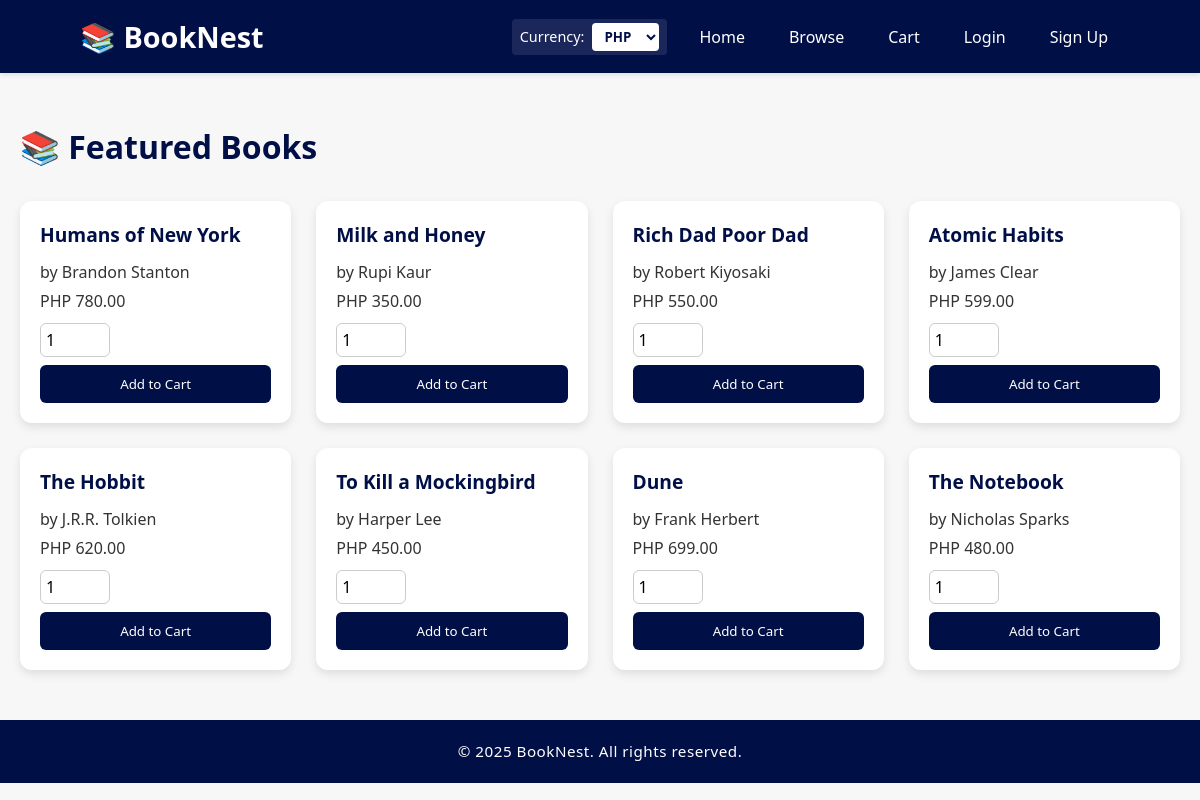
The page / on the database its author committed.
### tables this page shows
CREATE TABLE `books` (
  `book_id` int(11) AUTO_INCREMENT PRIMARY KEY NOT NULL,
  `title` varchar(255) NOT NULL,
  `author` varchar(255) DEFAULT NULL,
  `price` decimal(10,2) NOT NULL,
  `stock` int(11) DEFAULT 0,
  `category_id` int(11) DEFAULT NULL,
  `is_featured` tinyint(1) DEFAULT 0,
  `is_digital` tinyint(1) DEFAULT 0
);

CREATE TABLE `currencies` (
  `currency_id` int(11) NOT NULL,
  `currency_code` varchar(10) NOT NULL,
  `exchange_rate` decimal(10,4) NOT NULL
);

### includes/currency_helper.php (called while the page is built, shortened)
<?php
if (!function_exists('display_price')) {
    function display_price($price) {
        global $conn;
        $currencyId = $_SESSION['currency_id'] ?? 1;
        $stmt = $conn->prepare("SELECT exchange_rate, currency_code FROM currencies WHERE currency_id = ?");
        $stmt->bind_param("i", $currencyId);
        $stmt->execute();
        $result = $stmt->get_result();
        $currency = $result->fetch_assoc();
        $rate = $currency['exchange_rate'] ?? 1.0;
        $code = $currency['currency_code'] ?? 'PHP';
        $converted = $price * $rate;
        return $code . ' ' . number_format($converted, 2);
    }
}
?>

### index.php (the view, shortened to what this page needs)
<?php
require_once 'includes/db.php';
$page_css = '/BookNest/css/index.css';
include 'includes/header.php';
$result = $conn->query("SELECT * FROM books ORDER BY RAND() LIMIT 8");
?>
<div class="container">
    <h2>📚 Featured Books</h2>
    <div class="grid">
        <?php while ($book = $result->fetch_assoc()): ?>
            <div class="book-card">
                <h4><?php echo $book['title']; ?></h4>
                <p>by <?php echo $book['author']; ?></p>
                <p><?php echo display_price($book['price']); ?></p>
                <form method="post" action="cart.php">
                    <input type="number" name="quantity" value="1" min="1" required>
                    <button type="submit" name="add_to_cart">Add to Cart</button>
                </form>
            </div>
        <?php endwhile; ?>
    </div>
</div>
<?php include 'includes/footer.php'; ?>

### includes/header.php (shortened to what this page needs)
<?php
require_once 'includes/db.php';
require_once __DIR__ . '/currency_helper.php';
$currencies = [];
$currencyQuery = $conn->query("SELECT currency_id, currency_code, exchange_rate FROM currencies");
if ($currencyQuery) {
    $currencies = $currencyQuery->fetch_all(MYSQLI_ASSOC);
}
$currentCurrencyId = $_SESSION['currency_id'] ?? 1;
?>
<!DOCTYPE html>
<html lang="en">
<head>
    <link rel="stylesheet" href="/BookNest/css/header.css">
    <link rel="stylesheet" href="/BookNest/css/footer.css">
    <?php if (isset($page_css)): ?>
        <link rel="stylesheet" href="<?php echo $page_css; ?>">
    <?php endif; ?>
</head>
<body>
<?php if (empty($hideLayout)): ?>
<header>
    <div class="container">
        <h1>📚 BookNest</h1>
        <form method="post" class="currency-form">
            <label for="currency_id">Currency:</label>
            <select name="currency_id" id="currency_id" onchange="this.form.submit()">
                <?php foreach ($currencies as $cur): ?>
                    <option value="<?php echo $cur['currency_id']; ?>" <?php echo ($cur['currency_id'] == $currentCurrencyId) ? 'selected' : ''; ?>>
                        <?php echo htmlspecialchars($cur['currency_code']); ?>
                    </option>
                <?php endforeach; ?>
            </select>
        </form>
        <nav>
            <ul>
                <li><a href="/BookNest/index.php">Home</a></li>
                <li><a href="/BookNest/browse.php">Browse</a></li>
                <?php if (!isset($_SESSION['role']) || $_SESSION['role'] === 'customer'): ?>
                    <li><a href="/BookNest/cart.php">Cart</a></li>
                <?php endif; ?>
                <?php if (isset($_SESSION['user_id'])): ?>
                    <li><a href="/BookNest/logout.php">Logout</a></li>
                <?php else: ?>
                    <li><a href="/BookNest/login.php">Login</a></li>
                    <li><a href="/BookNest/register.php">Sign Up</a></li>
                <?php endif; ?>
            </ul>
        </nav>
    </div>
</header>
<main>
<?php endif; ?>

### includes/footer.php
</main>
<?php if (empty($hideLayout)): ?>
<footer>
  <div class="container">
    <p>&copy; 2025 BookNest. All rights reserved.</p>
  </div>
</footer>
<?php endif; ?>
</body>
</html>

### css/header.css (style rules this page uses)
* { font-family: 'Segoe UI', Tahoma, Geneva, Verdana, sans-serif; margin: 0; padding: 0; box-sizing: border-box; }
body { background-color: #f9f9f9; color: #333; line-height: 1.5; }
header { background-color: #010F47; padding: 15px 0; color: white; box-shadow: 0 2px 5px rgba(0, 0, 0, 0.1); }
header .container { width: 90%; max-width: 1200px; margin: auto; display: flex; justify-content: space-between; align-items: center; gap: 20px; flex-wrap: wrap; }
header h1 { flex: 1; font-size: 1.8rem; color: white; white-space: nowrap; }
.currency-form { display: flex; align-items: center; gap: 8px; background: rgba(255, 255, 255, 0.1); padding: 4px 8px; border-radius: 4px; }
.currency-form label { color: white; font-size: 0.9rem; white-space: nowrap; }
header .currency-form select { padding: 4px 8px !important; border-radius: 4px !important; border: none !important; background: white !important; color: #010F47 !important; font-weight: bold !important; cursor: pointer !important; margin-bottom: 0 !important; }
nav ul { list-style: none; display: flex; gap: 20px; flex-wrap: wrap; margin-left: auto; }
nav ul li a { color: white; text-decoration: none; font-weight: 500; padding: 8px 12px; border-radius: 6px; transition: background-color 0.3s ease; }

### css/footer.css (style rules this page uses)
footer { background-color: #010F47; color: white; padding: 20px 0; text-align: center; margin-top: 40px; }
footer .container { max-width: 1200px; margin: auto; padding: 0 20px; }
footer p { margin: 0; font-size: 0.95rem; letter-spacing: 0.5px; }

### css/index.css (style rules this page uses)
body { font-family: 'Segoe UI', Tahoma, Geneva, Verdana, sans-serif; background-color: #f7f7f7; color: #333; margin: 0; padding: 0; }
.container { max-width: 1200px; margin: 50px auto; padding: 0 20px; }
.container h2 { font-size: 2em; margin-bottom: 30px; color: #010F47; }
.grid { display: grid; grid-template-columns: repeat(auto-fit, minmax(250px, 1fr)); gap: 25px; }
.book-card { background-color: #fff; border-radius: 12px; box-shadow: 0 4px 10px rgba(0, 0, 0, 0.1); padding: 20px; transition: transform 0.2s ease-in-out; }
.book-card h4 { font-size: 1.2em; margin-bottom: 10px; color: #010F47; }
.book-card p { margin: 5px 0; }
.book-card form { margin-top: 10px; display: flex; flex-direction: column; gap: 8px; }
.book-card input[type="number"] { width: 70px; padding: 5px; font-size: 1em; border: 1px solid #ccc; border-radius: 6px; }
.book-card button { background-color: #010F47; color: #fff; padding: 10px; border: none; border-radius: 6px; cursor: pointer; transition: background-color 0.2s ease-in-out; }

### rows shown on the page
books: title "Humans of New York", author "Brandon Stanton", price.exchange_rate "PHP 780.00"
books: title "Milk and Honey", author "Rupi Kaur", price.exchange_rate "PHP 350.00"
books: title "Rich Dad Poor Dad", author "Robert Kiyosaki", price.exchange_rate "PHP 550.00"
books: title "Atomic Habits", author "James Clear", price.exchange_rate "PHP 599.00"
books: title "The Hobbit", author "J.R.R. Tolkien", price.exchange_rate "PHP 620.00"
books: title "To Kill a Mockingbird", author "Harper Lee", price.exchange_rate "PHP 450.00"
books: title "Dune", author "Frank Herbert", price.exchange_rate "PHP 699.00"
books: title "The Notebook", author "Nicholas Sparks", price.exchange_rate "PHP 480.00"

### other values the page prints
form field currency_id "PHP"
